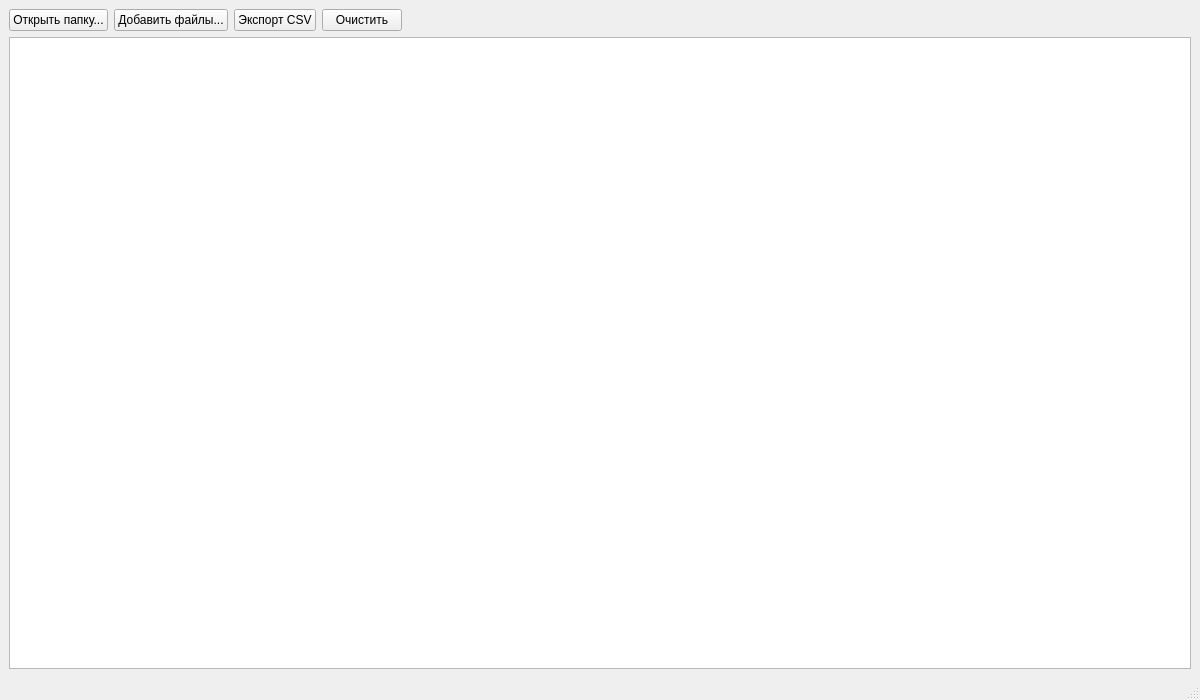
<?xml version="1.0" encoding="UTF-8"?>
<ui version="4.0">
 <class>MyImageMonitor</class>
 <widget class="QMainWindow" name="MyImageMonitor">
  <property name="geometry">
   <rect><x>0</x><y>0</y><width>1200</width><height>700</height></rect>
  </property>
  <property name="windowTitle"><string>Image Monitor</string></property>
  <widget class="QWidget" name="centralwidget">
   <layout class="QVBoxLayout">
    <item>
     <layout class="QHBoxLayout">
      <item><widget class="QPushButton" name="btnOpenFolder"><property name="text"><string>Открыть папку...</string></property></widget></item>
      <item><widget class="QPushButton" name="btnAddFiles"><property name="text"><string>Добавить файлы...</string></property></widget></item>
      <item><widget class="QPushButton" name="btnExportCsv"><property name="text"><string>Экспорт CSV</string></property></widget></item>
      <item><widget class="QPushButton" name="btnClear"><property name="text"><string>Очистить</string></property></widget></item>
      <item><spacer><property name="orientation"><enum>Qt::Horizontal</enum></property><property name="sizeHint" stdset="0"><size><width>40</width><height>20</height></size></property></spacer></item>
     </layout>
    </item>
    <item>
     <widget class="QTableWidget" name="tableWidget"/>
    </item>
   </layout>
  </widget>
  <widget class="QMenuBar" name="menubar"/>
  <widget class="QStatusBar" name="statusbar"/>
 </widget>
 <resources/>
 <connections/>
</ui>
